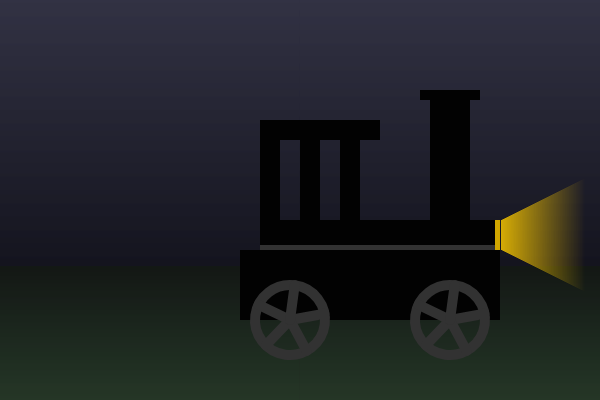
Frame 1 (no input)
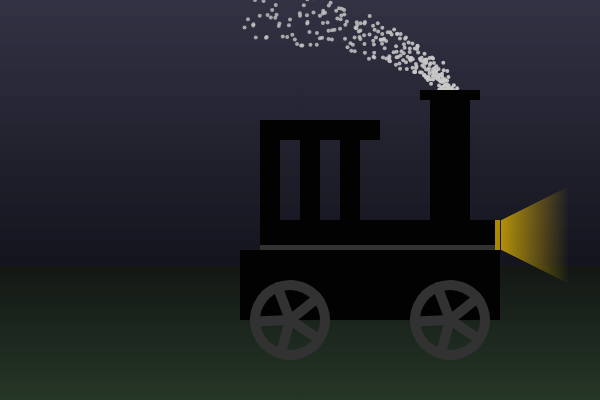
Frame 60 (no input)
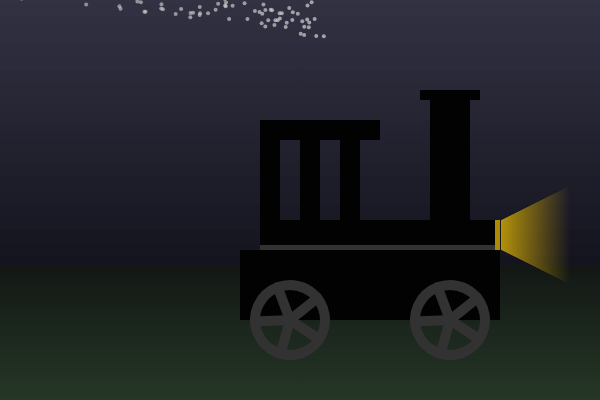
Frame 120 (the mouse pressed at the canvas centre since frame 60)

The p5.js sketch that drew these frames (run headless with seeded random() and noise() and a simulated clock; from frame 60 on, the mouse is pressed at the canvas centre):

// p5.js sketch
// ── sketch.js
let train;

function setup() {
    createCanvas(600, 400);
    train = new Train();
}

function draw() {
    train.update();

    let skyColor = color(60, 60, 80);
    let horizonSkyColor = color(20, 20, 30);
    let groundColor = color(40, 60, 40);
    let horizonGroundColor = color(20, 25, 20);

    background(horizonSkyColor);
    strokeWeight(1);
    for (let i = 0; i < height * 2 / 3; i++) {
        stroke(lerpColor(skyColor, horizonSkyColor, i / (height * 2 / 3)));
        line(0, i, width, i);
    }
    for (let i = height * 2 / 3; i < height; i++) {
        stroke(lerpColor(horizonGroundColor, groundColor, (i - height * 2 / 3) / (height / 3)));
        line(0, i, width, i);
    }

    train.display();
}

function mousePressed() {
    train.toggleRunning();
}

// ── Smoke.js
class Smoke {
    particles;

    constructor() {
        this.particles = [];
    }

    create(position) {
        this.particles.push(new SmokeParticle(position.copy().sub(random() * 10)));
        this.particles.push(new SmokeParticle(position.copy().sub(random() * 5)));
        this.particles.push(new SmokeParticle(position.copy()));
        this.particles.push(new SmokeParticle(position.copy().add(random() * 5)));
        this.particles.push(new SmokeParticle(position.copy().add(random() * 10)));
    }

    update(windForce) {
        for (let i = this.particles.length; i--; i >= 0) {
            this.particles[i].update(windForce);
            if (this.particles[i].isDead()) {
                this.particles.splice(i, 1);
            }
        }
    }

    display() {
        for (let particle of this.particles) {
            particle.display();
        }
    }
}

// ── SmokeParticle.js
class SmokeParticle {
    lifetime;
    position;
    velocity;
    
    constructor(position) {
        this.lifetime = 255;
        this.position = position;
        this.velocity = createVector(0, -1 * (random() + 1));
    }

    update(windForce) {
        this.lifetime -= 1;
        this.velocity.add(windForce);
        this.position.add(this.velocity);
    }

    display() {
        strokeWeight(0);
        fill(200, 200, 200, this.lifetime);
        circle(this.position.x, this.position.y, 4);
    }

    isDead() {
        return this.lifetime <= 0;
    }
}

// ── Train.js
class Train {
    lightBrightness;
    smoke;
    bumperPosition;
    velocity;
    distance;
    running;

    constructor() {
        this.lightBrightness = 255;
        this.smoke = new Smoke();
        this.bumperPosition = new p5.Vector(500, 220);
        this.velocity = new p5.Vector(-1, 0);
        this.distance = 0;
        this.running = true;
    }

    toggleRunning() {
        this.running = !this.running;
    }

    update() {
        if (this.running) {
            this.velocity.x = noise(frameCount / 100) * -0.2;
            this.distance -= this.velocity.x;
            this.smoke.create(new p5.Vector(this.bumperPosition.x - 50, this.bumperPosition.y - 120));
        }

        this.lightBrightness = 128 + noise(frameCount / 100) * 128;
        this.smoke.update(this.velocity);
    }

    display() {
        strokeWeight(0);
        
        // Body
        fill(2);
        rect(this.bumperPosition.x - 240, this.bumperPosition.y, 240, 100);
        rect(this.bumperPosition.x - 260, this.bumperPosition.y + 30, 20, 70);
        rect(this.bumperPosition.x - 240, this.bumperPosition.y - 80, 20, 80);
        rect(this.bumperPosition.x - 200, this.bumperPosition.y - 80, 20, 80);
        rect(this.bumperPosition.x - 160, this.bumperPosition.y - 80, 20, 80);
        rect(this.bumperPosition.x - 240, this.bumperPosition.y - 100, 120, 20);
        // Details
        fill(50);
        rect(this.bumperPosition.x - 240, this.bumperPosition.y + 25, 235, 5);

        // Chimney
        this.smoke.display();
        fill(2);
        rect(this.bumperPosition.x - 70, this.bumperPosition.y - 120, 40, 120);
        rect(this.bumperPosition.x - 80, this.bumperPosition.y - 130, 60, 10);

        // Light
        let lightColor = color(250, 200, 0, this.lightBrightness);
        fill(lightColor);
        rect(this.bumperPosition.x - 5, this.bumperPosition.y, 5, 30);
        for (let i = 0; i < 100; i++) {
            lightColor.setAlpha(this.lightBrightness - (i / 100) * 255);
            fill(lightColor);
            rect(this.bumperPosition.x + 1 + i, this.bumperPosition.y - 0.5 * i, 1, 30 + i);
        }

        // Wheels
        noFill();
        stroke(50);
        strokeWeight(10);

        push();
        translate(this.bumperPosition.x - 50, this.bumperPosition.y + 100);
        rotate(this.distance);
        circle(0, 0, 70);
        for (let i = 0; i < 5; i++) {
            rotate(TWO_PI / 5);
            line(0, 0, 0, -35);
        }
        pop();

        push();
        translate(this.bumperPosition.x - 210, this.bumperPosition.y + 100);
        rotate(this.distance);
        circle(0, 0, 70);
        for (let i = 0; i < 5; i++) {
            rotate(TWO_PI / 5);
            line(0, 0, 0, -35);
        }
        pop();
    }
}
